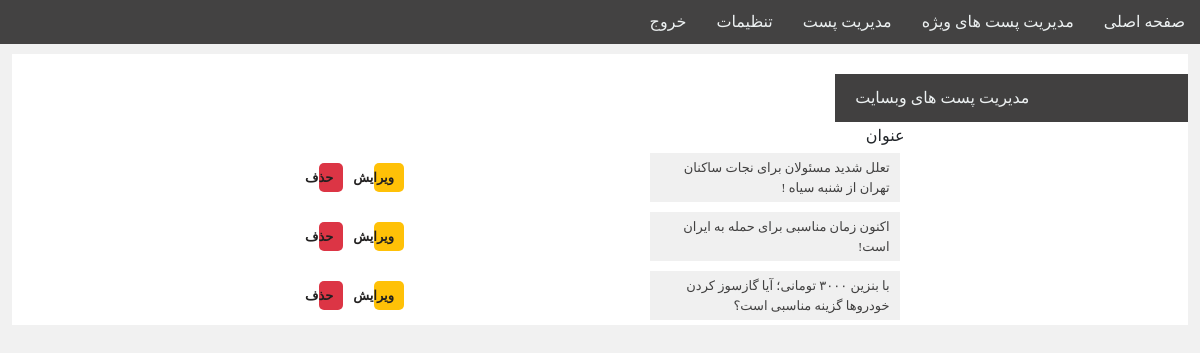
The page /admin/postmanage.php (signed in) on the database as committed earlier.
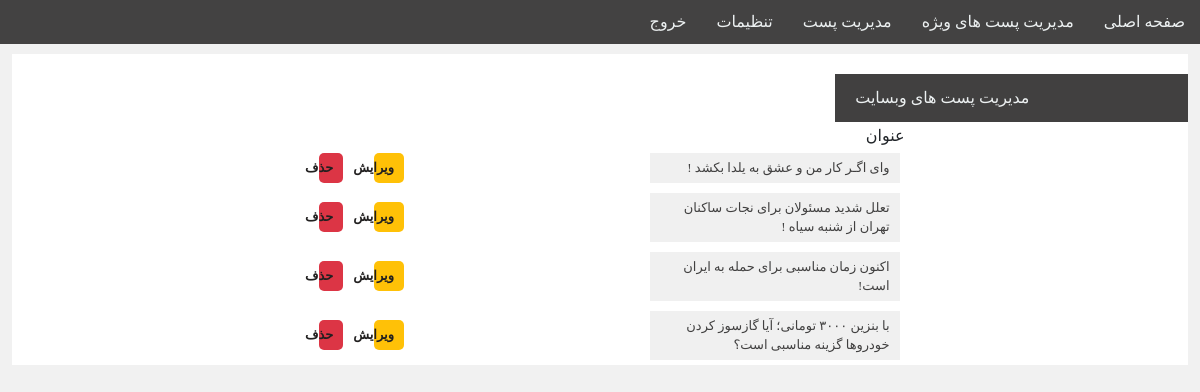
The same page on the database as committed later.
### tables this page shows
CREATE TABLE `post` (
  `id` int(11) NOT NULL,
  `title` varchar(100) NOT NULL,
  `src` varchar(100) NOT NULL,
  `content` varchar(5000) NOT NULL
);

### admin/postmanage.php (the view, shortened to what this page needs)
<?php include("menu.php"); ?>
<?php include ("../config.php"); ?>
<div class="managepostBox">
	<div class="lastpostTitle">
			<p>مدیریت پست های وبسایت</p>
		</div>
			<center>
		<table border="0">
			<tr>
				<td width="500">عنوان</td>
			</tr>
          <?php
			$posrsql="SELECT * FROM  `post` ORDER BY  `id` DESC ;";
			$postquery=mysqli_query($connect,$posrsql);
			while($postfetch=mysqli_fetch_assoc($postquery))
			{
			?>
			<tr>
				<td><a href=<?php echo "../readmore.php?postid=$postfetch[id]" ?> class="text-box"><?php echo $postfetch["title"]; ?></a></td>
				<td ><a href=<?php echo "updatePost.php?postid=$postfetch[id]" ?> class="btn-edit">ویرایش</a></td>
				<td><a href=<?php echo "../check.php?postid=$postfetch[id]" ?>   class="btn-remove">حذف</a></td>
			</tr>
            <?php
			}
			?>
		</table>
			</center>
</div>
</body>
</html>

### admin/menu.php (shortened to what this page needs)
<!DOCTYPE html>
<html>
<head>
	<link rel="stylesheet" href="https://cdnjs.cloudflare.com/ajax/libs/font-awesome/4.7.0/css/font-awesome.min.css">
	<link rel="stylesheet" href="../css/bootstrap.min.css">
	<link rel="stylesheet" href="../css/fontawesome.css">
	<link rel="stylesheet" href="../css/panel.css">
</head>
<body>
<div class="menu">
	<ul>
		<li><a href="../index.php">صفحه اصلی</a></li>
		<li><a href="specialpostmanage.php">مدیریت پست های ویژه</a></li>
		<li><a href="#">مدیریت پست</a>
		</li>
		<li><a href="setting.php">تنظیمات</a></li>
        <li><a href=<?php echo "../check.php?exit=3050" ?>>خروج</a></li>
	</ul>
</div>

### css/panel.css (style rules this page uses)
*,div,p,ul { padding:0px; margin:0px; }
body { font-family:"b yekan"; background: #f1f1f1; direction: rtl; }
a,li { text-decoration: none; transition: all 0.3s ease-in-out; color: #ecf0f1; padding: 0px; margin: 0; }
li { float: right; list-style: none; }
p { color: #ecf0f1; }
.menu { float: right; width: 100%; height: auto; background: #434242; }
.menu ul li a { float: right; padding: 10px 15px; }
.lastpostTitle { width: 100%; height: 50px; margin: 20px 0 0; }
.lastpostTitle p { width: 30%; padding: 12px 20px; background: #414040; }
.managepostBox { float: right; width: 98%; height: auto; background: #fff; margin: 10px 1%; }
.text-box { float: right; color: #414040; width: 50%; background: #f0f0f0; margin: 5px 1%; padding: 5px 10px; font-size: 13px; }
.btn-edit { background-color: #ffc107; }
.btn-remove { background-color: #dc3545; }
.btn-remove,.btn-edit { float: right; color: rgb(34, 32, 32); width: 50%; margin: 5px 1%; padding: 5px 10px; font-size: 13px; font-weight: 600; border-radius: 5px; }

Rows that differ between the two databases and show on the page:
added post: title "وای اگـر کار من و عشق به یلدا بکشد !"
